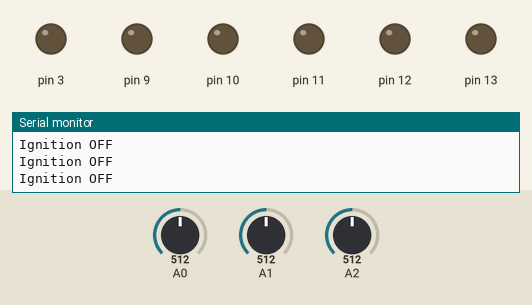
A sketch run on a simulated Arduino Uno, built with avr-gcc and run on an emulated ATmega328P. On the bench: output pins drawn as LEDs (lit = HIGH), the last lines printed to the serial monitor. Dashed ring = blinking. The test bench sets the inputs (shaded band); at power-on: A0 = 512, A1 = 512, A2 = 512.

Above: at 1.2 s.
1.3 s: A0 set to 216
4.3 s: A0 set to 189
At 4.56 s:
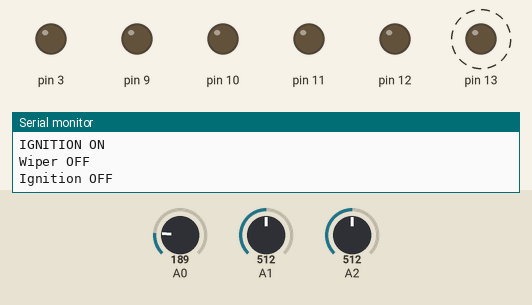
7.3 s: A0 set to 210
At 8.2 s:
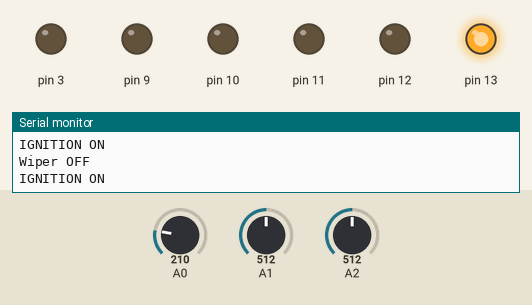
8.8 s: A1 set to 206
10.3 s: A1 set to 190
At 10.55 s:
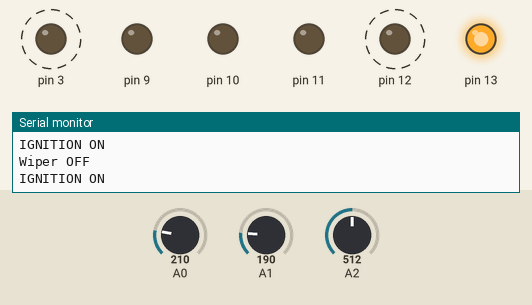
13.3 s: A0 set to 190
At 17.24 s:
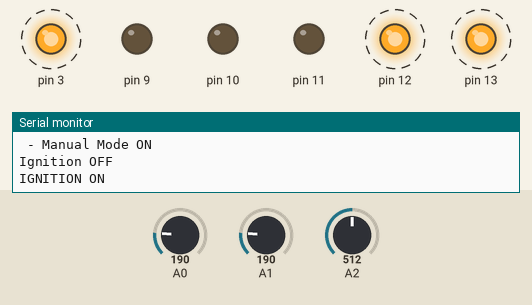
Timing chart, 0 to 17.3 s (numbered marks = the images above; inputs shaded):
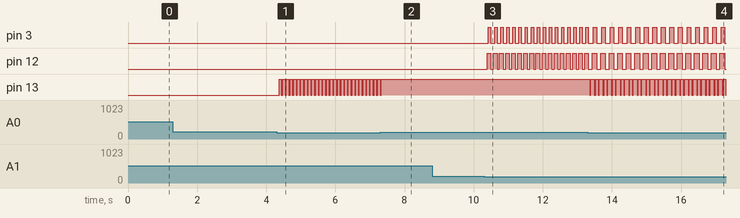

Measured:
- the behaviour switches between 200 and 199 on A0 (found by bisection; images 0 and 1)
- the behaviour switches between 200 and 199 on A1 (found by bisection; images 2 and 3)
- after the input at 4.3 s, pin 13: alternates HIGH for 0.07 s and LOW for 0.04 s, starting after 0.07 s
- after the input at 7.3 s, pin 13: goes on until 7.3 s, then stays HIGH
- after the input at 10.3 s, pin 3: alternates HIGH for 0.07 s and LOW for 0.11 s, starting after 0.13 s; pin 12: alternates HIGH for 0.11 s and LOW for 0.07 s, starting after 0.09 s
- after the input at 13.3 s, pin 3: alternates HIGH for 0.11 s and LOW for 0.14 s, starting after 0.16 s; pin 12: alternates HIGH for 0.14 s and LOW for 0.11 s, starting after 0.12 s; pin 13: alternates HIGH for 0.09 s and LOW for 0.04 s, starting after 0.05 s

The sketch:

TinkerCad_wiper.ino
```cpp
/*
This model is used to represent an automatic wiper system in a car.
There are generally 2 modes in a wiper system: Auto / Manual.
These systems are activated only after the ignition switch has been pressed to start the engine
Here I have assumed that the wiper system has been implemented using a single DC Motor.

Components used as input to system:

Push button --> (From left to right)
1) Ignition Switch
2) Wiper ON/OFF Switch
3) Auto mode ON/OFF switch

Potentiometer --> Used as a sensor model to represent rain sensor

Indicators: (From left to right)

1) Ignition ON/OFF indicator
2) Wiper ON/OFF Indicator
3) Wiper Speed indicator(in Auto Mode)
(No Color -> 0% Max Speed)(RED -> 25% Max speed)(BLUE -> 50% max Speed)(GREEN -> 75% max Speed)(WHITE -> 100% Max Speed)

Use Serial Monitor to view more detailed output

Vary Pot between Max and Min to simulate mild to heavy rain Condition

In Manual Mode -> Wiper Motor rotates at max rpm irrespective of the intensity of rain

In Auto Mode -> Wiper Motor speed depends upon the intensity of rain

AUTHOR : AASISH RAMESH
*/


unsigned long time;
int k;
int ignition = 0;
int ign_flag = 0;
int w_status = 0;
int auto_flag = 0;
int wiper_flag = 0;
int auto_status = 0;
int d = 0;
int prev_time = 0;
int speed_status = 0;

void setup()
{
Serial.begin(9600);
pinMode(13,OUTPUT);
pinMode(12,OUTPUT);
pinMode(11,OUTPUT);
pinMode(10,OUTPUT);
pinMode(9,OUTPUT);
pinMode(3,OUTPUT);
digitalWrite(13,LOW);
digitalWrite(12,LOW);
digitalWrite(11,LOW);
digitalWrite(10,LOW);
digitalWrite(9,LOW);
digitalWrite(3,LOW);
d = analogRead(A3);
}

void loop()
{

 time = millis();

ignition = ignition_fn();
  if(ignition == 1)
  {
    Serial.println("IGNITION ON");
    digitalWrite(13,HIGH); // ignition ON indicator
    w_status = wiper_check();
    if(w_status == 1)
    {
      digitalWrite(12,HIGH);  // wiper ON indicator
      	Serial.println("Wiper ON");
     	auto_status = auto_check();
        if(auto_status == 1)
        { Serial.println(" - Auto Mode ON");
          if((time - prev_time) >= 2000)
          {
            d = analogRead(A3); // check every 2 sec rain sensor value
            prev_time = time;
          }
          speed_status = W_auto(d);
          a_mode_indicator(speed_status);
        }
        else
        {Serial.println(" - Manual Mode ON");
          W_manual(1);
         prev_time = time;
        }
     }
    else
    {
    	digitalWrite(12,LOW);  // wiper OFF indicator
      	Serial.println("Wiper OFF");
        W_manual(0);
      	prev_time = time;
    }
  }
  else
  {
  		digitalWrite(13,LOW);  // Ignition OFF indicator
      	Serial.println("Ignition OFF");
  }
}

int ignition_fn()
{int a = 0;
a = analogRead(A0);
  if ((a < 200 && ign_flag == 0) || (a > 200 && ign_flag == 1)  )
  {
  ign_flag = 1;
  delay(35);// debounce time
  return 1;
  }
  if (a < 200 && ign_flag == 1 || (a > 200 && ign_flag == 0))
  {
  ign_flag = 0;
  delay(35); //debounce time
  return 0;
  }
}

int wiper_check()
{
int b = 0;
b = analogRead(A1);
  if ((b < 200 && wiper_flag == 0) || (b > 200 && wiper_flag == 1)  )
  {
  wiper_flag = 1;
  delay(35); // debounce time
  return 1;
  }
  if (b < 200 && wiper_flag == 1 || (b > 200 && wiper_flag == 0))
  {
  wiper_flag = 0;
  delay(35);// debounce time
  return 0;
  }
}

int auto_check()
{
int c = 0;
c = analogRead(A2);
  if ((c < 200 && auto_flag == 0) || (c > 200 && auto_flag == 1)  )
  {
  auto_flag = 1;
  delay(35); // debounce time
  return 1;
  }
  if (c < 200 && auto_flag == 1 || (c > 200 && auto_flag == 0))
  {
  auto_flag = 0;
  delay(35);// debounce time
  return 0;
  }
}

// MANUAL MODE

void W_manual(int z)
{
if(z == 1)
{
digitalWrite(3,HIGH);
 analogWrite(11,0);
 analogWrite(10,0);
 analogWrite(9,0);
}
if(z == 0)
{
digitalWrite(3,LOW);
}
}

// AUTO MODE
int W_auto(int y)
{
if(y <= 204)
{
analogWrite(3,0); // 0% duty
return 0;
}
if(y > 204 && y <= 408)
{
analogWrite(3,63); // 25% duty
return 1;
}
if(y > 408 && y <= 612)
{
analogWrite(3,126); // 50% duty
return 2;
}
if(y > 612 && y <= 816)
{
analogWrite(3,189); // 75% duty
return 3;
}
if(y > 816 && y <= 1023)
{
analogWrite(3,255); // 100% duty
return 4;
}
}

void a_mode_indicator(int k)
{
  if(k == 0)
 {
 analogWrite(11,0); //  NO LIGHT
 analogWrite(10,0);
 analogWrite(9,0);
 }
 if(k == 1)
 {
 analogWrite(11,255); // RED LIGHT
 analogWrite(10,0);
 analogWrite(9,0);
 }
 if(k == 2)
 {
 analogWrite(11,0); // BLUE LIGHT
 analogWrite(10,255);
 analogWrite(9,0);
 }
 if(k == 3)
 {
 analogWrite(11,0); // GREEN LIGHT
 analogWrite(10,0);
 analogWrite(9,255);
 }
 if(k == 4)
 {
 analogWrite(11,255); // WHITE LIGHT
 analogWrite(10,255);
 analogWrite(9,255);
 }
 }
```
